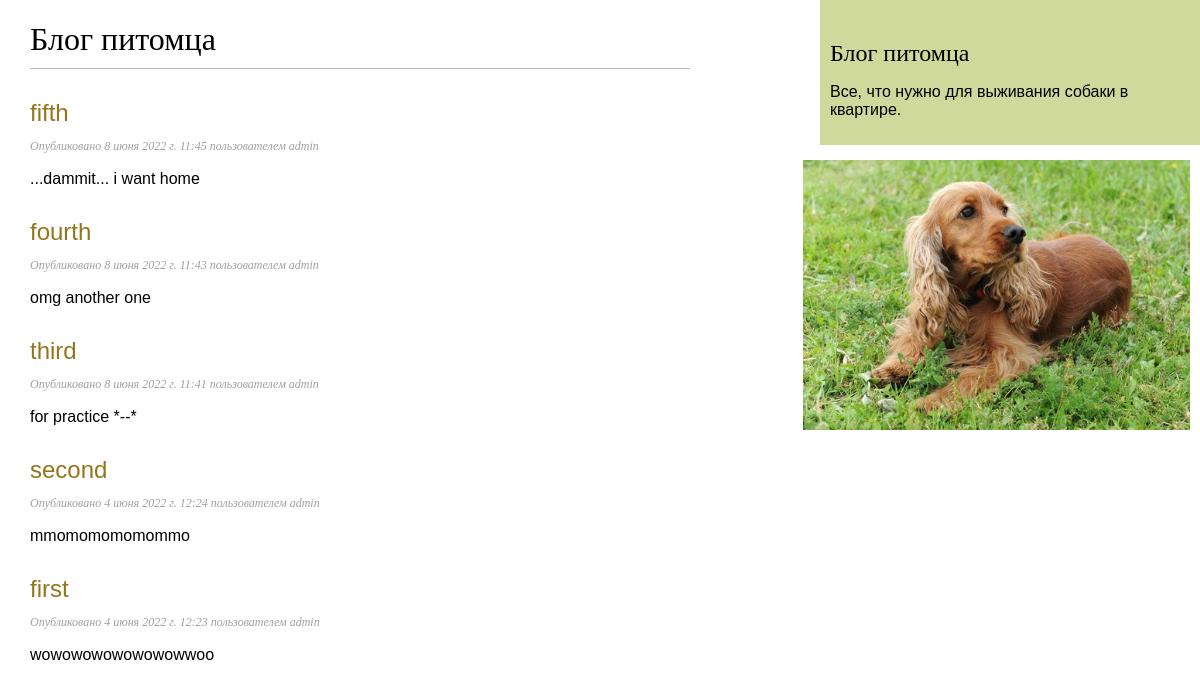
/blog/, run on an earlier commit of the app's database.
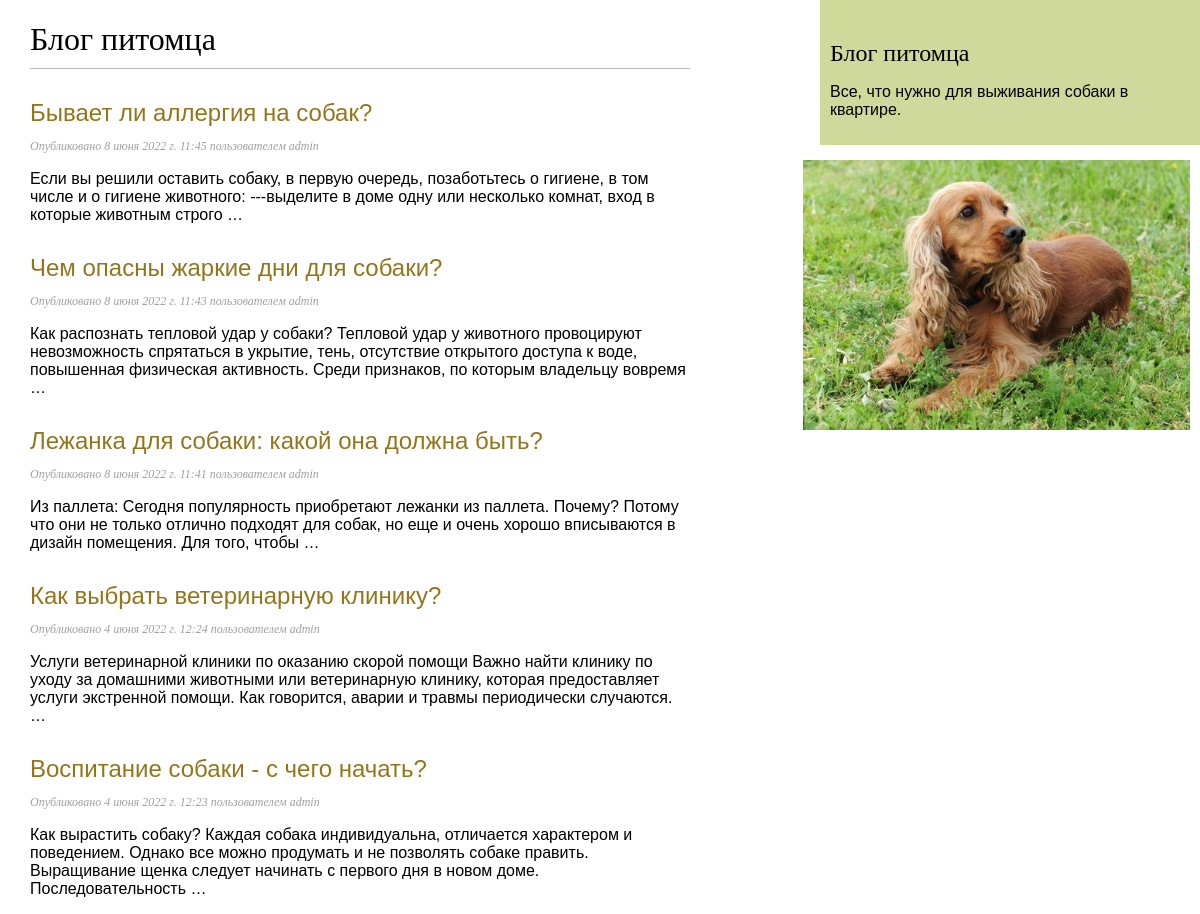
And on a later commit of the database.
### blog/models.py (models this page shows, shortened)
class Post(models.Model):
    class Status(models.TextChoices):
        DRAFT = 'DF', 'Draft'
        PUBLISHED = 'PB', 'Published'
    title = models.CharField(max_length=250)
    slug = models.SlugField(max_length=250)
    author = models.ForeignKey(User, on_delete=models.CASCADE, related_name='blog_posts')
    body = models.TextField()
    publish = models.DateTimeField(default=timezone.now)
    created = models.DateTimeField(auto_now_add=True)
    updated = models.DateTimeField(auto_now=True)
    status = models.CharField(max_length=2,choices=Status.choices,default=Status.DRAFT)
    objects = models.Manager() # The default manager.
    published = PublishedManager() # Our custom manager.
    class Meta:
        ordering = ['-publish']
        indexes = [
            models.Index(fields=['-publish']),
        ]

### blog/views.py (the view)
# urls.py: path('', views.post_list, name='post_list'),
def post_list(request):
    posts = Post.published.all()
    return render(request,
        'blog/post/list.html',
        {'posts': posts})

### blog/models.py (called while the page is built)
    def get_queryset(self):
        return super().get_queryset().filter(status=Post.Status.PUBLISHED)

### blog/templates/blog/post/list.html (shortened to what this page needs)
{% extends "blog/base.html" %}
{% block content %}
  <h1 class="abcd">Блог питомца</h1>
  {% for post in posts %}
    <h2>
      <a href="{% url 'blog:post_detail' post.id %}">
        {{ post.title }}
      </a>
    </h2>
    <p class="date">
      Опубликовано {{ post.publish }} пользователем {{ post.author }}
    </p>
    {{ post.body|truncatewords:30|linebreaks }}
  {% endfor %}
{% endblock %}

What changed in the data, as far as the page shows it:
changed Post: title "fifth" → "Бывает ли аллергия на собак?"; body "...dammit... i want home" → "Если вы решили оставить собаку, в первую очередь, позаботьтесь о гигиене, в том числе и о гигиене животного: ---выделите в доме одну или несколько комнат, вход в которые животным строго …"
changed Post: title "fourth" → "Чем опасны жаркие дни для собаки?"; body "omg another one" → "Как распознать тепловой удар у собаки? Тепловой удар у животного провоцируют невозможность спрятаться в укрытие, тень, отсутствие открытого доступа к воде, повышенная физическая активность. Среди признаков, по которым владельцу вовремя …"
changed Post: title "third" → "Лежанка для собаки: какой она должна быть?"; body "for practice *--*" → "Из паллета: Сегодня популярность приобретают лежанки из паллета. Почему? Потому что они не только отлично подходят для собак, но еще и очень хорошо вписываются в дизайн помещения. Для того, чтобы …"
changed Post: title "second" → "Как выбрать ветеринарную клинику?"; body "mmomomomomommo" → "Услуги ветеринарной клиники по оказанию скорой помощи Важно найти клинику по уходу за домашними животными или ветеринарную клинику, которая предоставляет услуги экстренной помощи. Как говорится, аварии и травмы периодически случаются. …"
changed Post: title "first" → "Воспитание собаки - с чего начать?"; body "wowowowowowowowwoo" → "Как вырастить собаку? Каждая собака индивидуальна, отличается характером и поведением. Однако все можно продумать и не позволять собаке править. Выращивание щенка следует начинать с первого дня в новом доме. Последовательность …"
